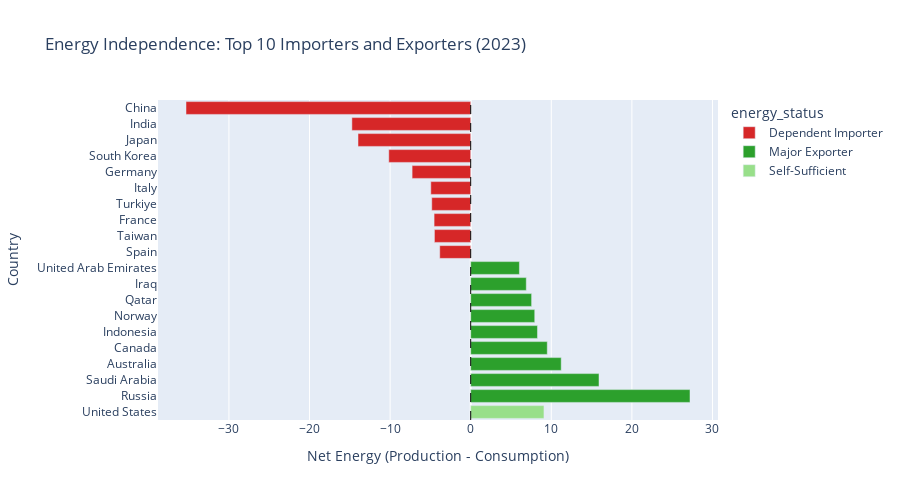

Notebook cell for this chart:
### Code cell
# GRAPH 1: Top 10 Importers and Exporters

# Get top 10 importers and exporters
top_importers = df.sort_values('net_energy').head(10)
top_exporters = df.sort_values('net_energy').tail(10)

# Combine for first visualization
imp_exp = pd.concat([top_importers, top_exporters])
imp_exp = plot_data_1.sort_values('net_energy')  # Sort for visualization

fig1 = px.bar(
    imp_exp, 
    x='net_energy', 
    y='country',
    color='energy_status',
    color_discrete_map={
        'Major Exporter': '#2ca02c',       # Green
        'Self-Sufficient': '#98df8a',      # Light green
        'Minor Importer': '#ffbb78',       # Light orange
        'Dependent Importer': '#d62728'    # Red
    },
    title=f'Energy Independence: Top 10 Importers and Exporters ({df["year"].iloc[0]})',
    labels={'net_energy': 'Net Energy (Production - Consumption) "quad BTU"', 'country': 'Country'},
    height=500
)

# Add a vertical line at x=0
fig1.add_vline(x=0, line_width=1, line_dash="dash", line_color="black")

# Improve layout
fig1.update_layout(
    xaxis_title='Net Energy (Production - Consumption)',
    yaxis_title='Country',
    font=dict(size=12),
    xaxis=dict(showgrid=True),
    yaxis=dict(autorange="reversed")
)

fig1.show()

### Figure 1 — Plotly figure (JSON) as saved in the notebook; plotly's stock layout.template omitted (floating-point values rounded to 4 significant figures)
{"data": [{"alignmentgroup": "True", "hovertemplate": "energy_status=Dependent Importer<br>Net Energy (Production - Consumption) \"quad BTU\"=%{x}<br>Country=%{y}<extra></extra>", "legendgroup": "Dependent Importer", "marker": {"color": "#d62728", "pattern": {"shape": ""}}, "name": "Dependent Importer", "offsetgroup": "Dependent Importer", "orientation": "h", "showlegend": true, "textposition": "auto", "type": "bar", "x": [-35.33, -14.75, -13.99, -10.17, -7.273, -4.952, -4.834, -4.544, -4.503, -3.845], "xaxis": "x", "y": ["China", "India", "Japan", "South Korea", "Germany", "Italy", "Turkiye", "France", "Taiwan", "Spain"], "yaxis": "y"}, {"alignmentgroup": "True", "hovertemplate": "energy_status=Major Exporter<br>Net Energy (Production - Consumption) \"quad BTU\"=%{x}<br>Country=%{y}<extra></extra>", "legendgroup": "Major Exporter", "marker": {"color": "#2ca02c", "pattern": {"shape": ""}}, "name": "Major Exporter", "offsetgroup": "Major Exporter", "orientation": "h", "showlegend": true, "textposition": "auto", "type": "bar", "x": [6.043, 6.895, 7.559, 7.946, 8.286, 9.5, 11.23, 15.92, 27.21], "xaxis": "x", "y": ["United Arab Emirates", "Iraq", "Qatar", "Norway", "Indonesia", "Canada", "Australia", "Saudi Arabia", "Russia"], "yaxis": "y"}, {"alignmentgroup": "True", "hovertemplate": "energy_status=Self-Sufficient<br>Net Energy (Production - Consumption) \"quad BTU\"=%{x}<br>Country=%{y}<extra></extra>", "legendgroup": "Self-Sufficient", "marker": {"color": "#98df8a", "pattern": {"shape": ""}}, "name": "Self-Sufficient", "offsetgroup": "Self-Sufficient", "orientation": "h", "showlegend": true, "textposition": "auto", "type": "bar", "x": [9.09], "xaxis": "x", "y": ["United States"], "yaxis": "y"}], "layout": {"barmode": "relative", "font": {"size": 12}, "height": 500, "legend": {"title": {"text": "energy_status"}, "tracegroupgap": 0}, "shapes": [{"line": {"color": "black", "dash": "dash", "width": 1}, "type": "line", "x0": 0, "x1": 0, "xref": "x", "y0": 0, "y1": 1, "yref": "y domain"}], "title": {"text": "Energy Independence: Top 10 Importers and Exporters (2023)"}, "xaxis": {"anchor": "y", "domain": [0, 1], "showgrid": true, "title": {"text": "Net Energy (Production - Consumption)"}}, "yaxis": {"anchor": "x", "autorange": "reversed", "domain": [0, 1], "title": {"text": "Country"}}}}
